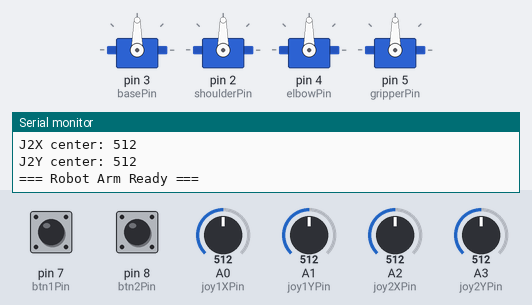
Simulated run of this sketch. Board: Arduino Uno, built with avr-gcc and run on an emulated ATmega328P. Parts: 4 × servo, the last lines printed to the serial monitor. Inputs (shaded band) come from the test bench; at power-on: pin 8 (btn2Pin) HIGH, A0 (joy1XPin) = 512, A1 (joy1YPin) = 512, A2 (joy2XPin) = 512, pin 7 (btn1Pin) HIGH, A3 (joy2YPin) = 512.

Above: at 5.4 s.
5.5 s: pin 8 (btn2Pin) pulled LOW for 0.15 s
At 5.96 s:
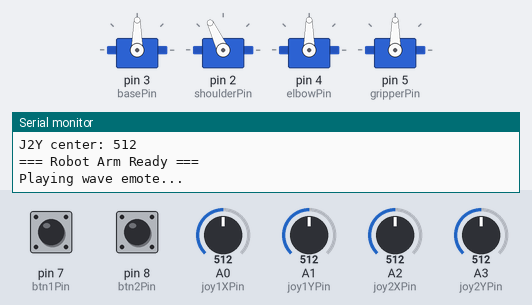
At 6.57 s:
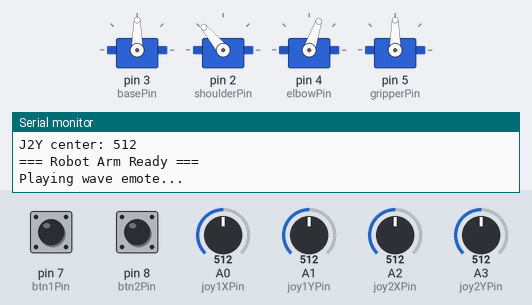
17.5 s: A0 (joy1XPin) set to 716
20.5 s: A1 (joy1YPin) set to 716
23.5 s: A2 (joy2XPin) set to 681
26.5 s: A2 (joy2XPin) set to 702
At 27.8 s:
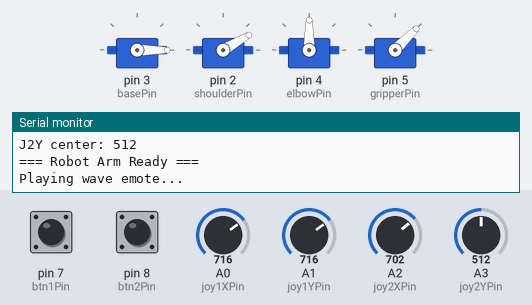
28.6 s: pin 7 (btn1Pin) pulled LOW for 0.15 s
At 29.06 s:
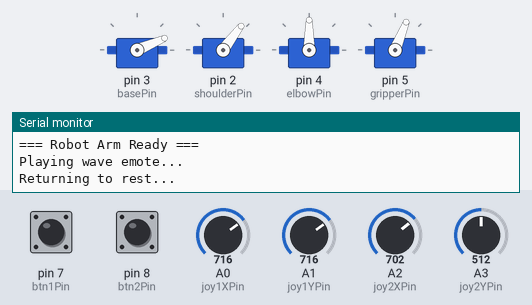
Timing chart, 0 to 34.3 s (numbered marks = the images above; inputs shaded):
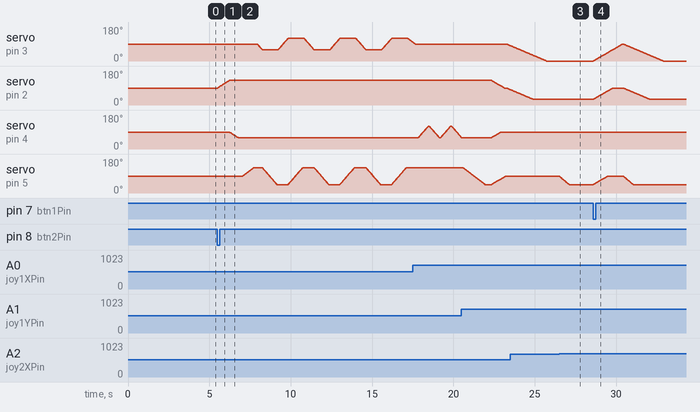

The sketch:

Arm_control.ino
```cpp
#include <Servo.h>

// ============================
// PIN ASSIGNMENTS
// ============================
const int basePin     = 3;
const int shoulderPin = 2;
const int elbowPin    = 4;
const int gripperPin  = 5;

const int joy1XPin = A0;
const int joy1YPin = A1;
const int joy2XPin = A2;
const int joy2YPin = A3;
const int btn1Pin  = 7;
const int btn2Pin  = 8;

// ============================
// SERVO OBJECTS
// ============================
Servo servoBase;
Servo servoShoulder;
Servo servoElbow;
Servo servoGripper;

// ============================
// CURRENT POSITIONS
// ============================
int currentBase     = 90;
int currentShoulder = 90;
int currentElbow    = 90;
int currentGripper  = 90;

int lastWrittenBase     = -1;
int lastWrittenShoulder = -1;
int lastWrittenElbow    = -1;
int lastWrittenGripper  = -1;

// ============================
// SERVO LIMITS
// ============================
const int baseMin     = 0;
const int baseMax     = 180;
const int shoulderMin = 30;
const int shoulderMax = 150;
const int elbowMin    = 30;
const int elbowMax    = 150;
const int gripperMin  = 45;
const int gripperMax  = 135;

// ============================
// REST POSITION
// Base rest is now adjustable in case servo's true center isn't 90
// Tune this if the arm doesn't sit straight at "rest"
// ============================
const int restBase     = 90;
const int restShoulder = 90;
const int restElbow    = 90;
const int restGripper  = 90;

// ============================
// CALIBRATED JOYSTICK CENTERS
// These get measured at startup instead of assumed at 512
// Compensates for joysticks that don't rest exactly at 512
// ============================
int joy1XCenter = 512;
int joy1YCenter = 512;
int joy2XCenter = 512;
int joy2YCenter = 512;

// Wide deadzone — applied as offset from calibrated center
const int deadzoneSize = 180;

// ============================
// MOVEMENT TIMING
// ============================
unsigned long lastMoveTime = 0;
const unsigned long moveInterval = 25;

const int baseSpeed     = 1;  // base intentionally slow for stability
const int shoulderSpeed = 1;
const int elbowSpeed    = 1;
const int gripperSpeed  = 2;

// ============================
// BUTTON STATE
// ============================
bool lastBtn1State = HIGH;
bool lastBtn2State = HIGH;
unsigned long lastBtn1Press = 0;
unsigned long lastBtn2Press = 0;
const unsigned long debounceDelay = 250;

bool animationPlaying = false;

// ============================
// CALIBRATE JOYSTICKS
// Reads each joystick 30 times at startup (assumes hands off)
// Averages the readings to find true resting position
// This eliminates "false center" jitter
// ============================
void calibrateJoysticks() {
  Serial.println("Calibrating joysticks - DO NOT TOUCH");
  delay(500);

  long sum1X = 0, sum1Y = 0, sum2X = 0, sum2Y = 0;

  for (int i = 0; i < 30; i++) {
    sum1X += analogRead(joy1XPin);
    sum1Y += analogRead(joy1YPin);
    sum2X += analogRead(joy2XPin);
    sum2Y += analogRead(joy2YPin);
    delay(10);
  }

  joy1XCenter = sum1X / 30;
  joy1YCenter = sum1Y / 30;
  joy2XCenter = sum2X / 30;
  joy2YCenter = sum2Y / 30;

  Serial.print("J1X center: "); Serial.println(joy1XCenter);
  Serial.print("J1Y center: "); Serial.println(joy1YCenter);
  Serial.print("J2X center: "); Serial.println(joy2XCenter);
  Serial.print("J2Y center: "); Serial.println(joy2YCenter);
}

// ============================
// READ JOYSTICK WITH AVERAGING
// 8 samples for extra noise rejection (was 4)
// ============================
int readJoystick(int pin) {
  long sum = 0;
  for (int i = 0; i < 8; i++) {
    sum += analogRead(pin);
    delayMicroseconds(100);
  }
  return sum / 8;
}

// ============================
// JOYSTICK TO DIRECTION
// Now uses calibrated center instead of assumed 512
// Inverted (joystick held upside down)
// ============================
int joystickDir(int joyValue, int center) {
  if (joyValue < center - deadzoneSize) return +1;
  if (joyValue > center + deadzoneSize) return -1;
  return 0;
}

// ============================
// SAFE SERVO WRITE
// ============================
void safeWrite(Servo &servo, int current, int &lastWritten) {
  if (current != lastWritten) {
    servo.write(current);
    lastWritten = current;
  }
}

// ============================
// SMOOTH MOVE (used in animations)
// ============================
void smoothMove(Servo &servo, int &current, int &lastWritten, int target, int stepDelay) {
  while (current != target) {
    if (current < target) current++;
    else current--;
    safeWrite(servo, current, lastWritten);
    delay(stepDelay);
  }
}

void setup() {
  Serial.begin(9600);

  pinMode(btn1Pin, INPUT_PULLUP);
  pinMode(btn2Pin, INPUT_PULLUP);

  Serial.println("Homing servos...");

  servoBase.attach(basePin);
  servoBase.write(restBase);
  delay(800);

  servoShoulder.attach(shoulderPin);
  servoShoulder.write(restShoulder);
  delay(800);

  servoElbow.attach(elbowPin);
  servoElbow.write(restElbow);
  delay(800);

  servoGripper.attach(gripperPin);
  servoGripper.write(restGripper);
  delay(1000);

  // Calibrate joysticks AFTER servos are powered and stable
  // Hands must be off the joysticks during this!
  calibrateJoysticks();

  Serial.println();
  Serial.println("=== Robot Arm Ready ===");
}

void loop() {
  if (animationPlaying) return;

  // Read all joysticks with averaging
  int joy1X = readJoystick(joy1XPin);
  int joy1Y = readJoystick(joy1YPin);
  int joy2X = readJoystick(joy2XPin);
  int joy2Y = readJoystick(joy2YPin);

  // Get directional intent using calibrated centers
  int baseDir     = joystickDir(joy1X, joy1XCenter);
  int shoulderDir = joystickDir(joy1Y, joy1YCenter);
  int gripperDir  = joystickDir(joy2X, joy2XCenter);
  int elbowDir    = joystickDir(joy2Y, joy2YCenter);

  // Time-gated movement updates
  unsigned long now = millis();
  if (now - lastMoveTime >= moveInterval) {
    lastMoveTime = now;

    if (baseDir != 0)
      currentBase = constrain(currentBase + (baseDir * baseSpeed), baseMin, baseMax);

    if (shoulderDir != 0)
      currentShoulder = constrain(currentShoulder + (shoulderDir * shoulderSpeed), shoulderMin, shoulderMax);

    if (elbowDir != 0)
      currentElbow = constrain(currentElbow + (elbowDir * elbowSpeed), elbowMin, elbowMax);

    if (gripperDir != 0)
      currentGripper = constrain(currentGripper + (gripperDir * gripperSpeed), gripperMin, gripperMax);

    safeWrite(servoBase,     currentBase,     lastWrittenBase);
    safeWrite(servoShoulder, currentShoulder, lastWrittenShoulder);
    safeWrite(servoElbow,    currentElbow,    lastWrittenElbow);
    safeWrite(servoGripper,  currentGripper,  lastWrittenGripper);
  }

  // Buttons
  bool btn1 = digitalRead(btn1Pin);
  bool btn2 = digitalRead(btn2Pin);

  if (btn1 == LOW && lastBtn1State == HIGH) {
    if (millis() - lastBtn1Press > debounceDelay) {
      lastBtn1Press = millis();
      Serial.println("Returning to rest...");
      returnToRest();
    }
  }
  lastBtn1State = btn1;

  if (btn2 == LOW && lastBtn2State == HIGH) {
    if (millis() - lastBtn2Press > debounceDelay) {
      lastBtn2Press = millis();
      Serial.println("Playing wave emote...");
      playEmote();
    }
  }
  lastBtn2State = btn2;
}

// ============================
// RETURN TO REST
// ============================
void returnToRest() {
  animationPlaying = true;

  bool moving = true;
  while (moving) {
    moving = false;

    if (currentBase != restBase) {
      currentBase += (currentBase < restBase) ? 1 : -1;
      safeWrite(servoBase, currentBase, lastWrittenBase);
      moving = true;
    }
    if (currentShoulder != restShoulder) {
      currentShoulder += (currentShoulder < restShoulder) ? 1 : -1;
      safeWrite(servoShoulder, currentShoulder, lastWrittenShoulder);
      moving = true;
    }
    if (currentElbow != restElbow) {
      currentElbow += (currentElbow < restElbow) ? 1 : -1;
      safeWrite(servoElbow, currentElbow, lastWrittenElbow);
      moving = true;
    }
    if (currentGripper != restGripper) {
      currentGripper += (currentGripper < restGripper) ? 1 : -1;
      safeWrite(servoGripper, currentGripper, lastWrittenGripper);
      moving = true;
    }

    delay(20);
  }

  animationPlaying = false;
}

// ============================
// WAVE EMOTE
// ============================
void playEmote() {
  animationPlaying = true;

  smoothMove(servoShoulder, currentShoulder, lastWrittenShoulder, 130, 18);
  smoothMove(servoElbow,    currentElbow,    lastWrittenElbow,    60,  18);
  delay(300);

  smoothMove(servoGripper, currentGripper, lastWrittenGripper, gripperMax, 15);
  delay(200);

  for (int i = 0; i < 3; i++) {
    smoothMove(servoBase,    currentBase,    lastWrittenBase,    60, 10);
    smoothMove(servoGripper, currentGripper, lastWrittenGripper, gripperMin, 10);
    delay(80);
    smoothMove(servoBase,    currentBase,    lastWrittenBase,    120, 10);
    smoothMove(servoGripper, currentGripper, lastWrittenGripper, gripperMax, 10);
    delay(80);
  }

  smoothMove(servoBase, currentBase, lastWrittenBase, 90, 15);
  delay(200);

  for (int i = 0; i < 2; i++) {
    smoothMove(servoElbow, currentElbow, lastWrittenElbow, 120, 10);
    delay(80);
    smoothMove(servoElbow, currentElbow, lastWrittenElbow, 60,  10);
    delay(80);
  }

  smoothMove(servoGripper, currentGripper, lastWrittenGripper, gripperMin, 15);
  delay(400);

  animationPlaying = false;
  returnToRest();
}
```

Measured:
- the behaviour switches between 692 and 693 on A2 (joy2XPin) (found by bisection; images 2 and 3)
- after the input at 26.5 s, servo on pin 5 (gripperPin): moves from 90° to 45° over 0.60 s, starting at once
- after the input at 28.6 s, servo on pin 3 (basePin): rises from 0° to 90° in 1.8 s, then falls to 0° in 2.5 s; servo on pin 2 (shoulderPin): rises from 30° to 90° in 1.2 s, then falls to 30° in 2.3 s; servo on pin 5 (gripperPin): rises from 45° to 90° in 0.89 s, then falls to 45° in 1.6 s
